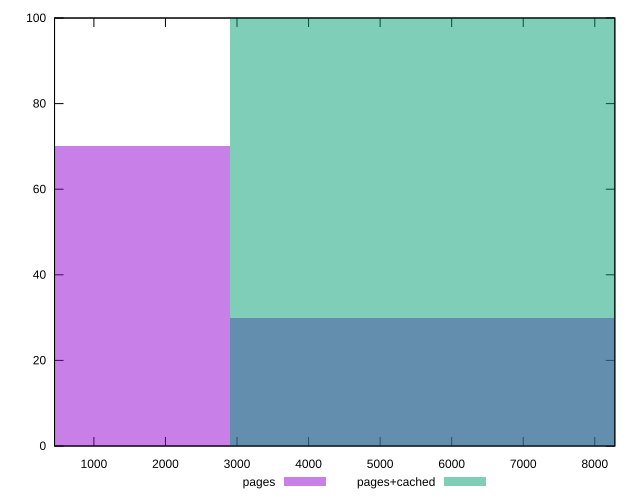

Here is the gnuplot script that generated this plot:
reset

$pages <<EOF
0 70
5816.595443239964 30
EOF

$pagesCached <<EOF
5816.595443239964 100
EOF

set key outside below
set boxwidth 5816.595443239964
set xrange [450:8280]
set yrange [0:100]
set trange [0:100]
set style fill transparent solid 0.5 noborder
set terminal svg size 640, 500 enhanced background rgb 'white'
set output "reprap/unused-javascript/comparison/histogram/0_vs_1.svg"

plot $pages title "pages" with boxes, \
     $pagesCached title "pages+cached" with boxes

reset
